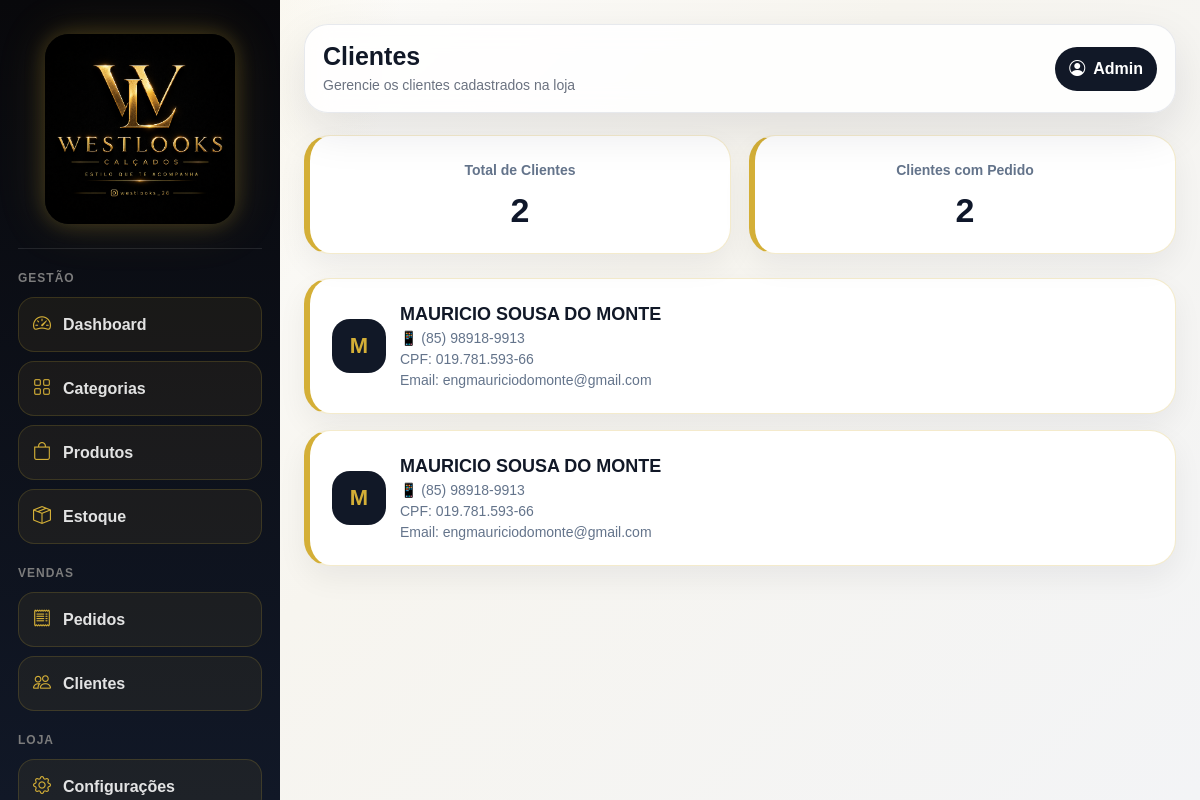
The app's page /admin/clientes/ (signed in) with its own data.
### app/models/cliente.py (models this page shows)
class Cliente(db.Model):
    __tablename__ = "clientes"
    id = db.Column(db.Integer, primary_key=True)
    nome = db.Column(db.String(150), nullable=False)
    email = db.Column(db.String(150), nullable=True)
    telefone = db.Column(db.String(30), nullable=True)
    cpf = db.Column(db.String(20), nullable=True)
    data_cadastro = db.Column(db.DateTime, default=datetime.utcnow)

### app/routes/clientes.py (the view)
@clientes_bp.route("/")
@login_required
def listar():
    clientes = Cliente.query.order_by(
        Cliente.id.desc()
    ).all()
    total_clientes = Cliente.query.count()
    total_com_pedido = (
        Pedido.query.with_entities(Pedido.cliente_id)
        .distinct()
        .count()
    )
    return render_template(
        "admin/clientes/listar.html",
        clientes=clientes,
        total_clientes=total_clientes,
        total_com_pedido=total_com_pedido
    )

### app/models/usuario.py (called while the page is built)
@login_manager.user_loader
def load_user(user_id):
    return Usuario.query.get(int(user_id))

### app/templates/admin/clientes/listar.html (shortened to what this page needs)
{% extends "base.html" %}
{% block page_title %}Clientes{% endblock %}
{% block page_subtitle %}Gerencie os clientes cadastrados na loja{% endblock %}
{% block content %}
<div class="clientes-grid">
    <div class="resumo-card">
        <small>Total de Clientes</small>
        <h2>{{ total_clientes }}</h2>
    </div>
    <div class="resumo-card">
        <small>Clientes com Pedido</small>
        <h2>{{ total_com_pedido }}</h2>
    </div>
</div>
{% for cliente in clientes %}
<div class="cliente-card">
    <div class="cliente-info">
        <div class="cliente-avatar">
            {{ cliente.nome[0]|upper if cliente.nome else "C" }}
        </div>
        <div>
            <div class="cliente-nome">
                {{ cliente.nome }}
            </div>
            <div class="cliente-dados">
                📱 {{ cliente.telefone or "Telefone não informado" }}
            </div>
            <div class="cliente-dados">
                CPF: {{ cliente.cpf or "Não informado" }}
            </div>
            <div class="cliente-dados">
                Email: {{ cliente.email or "Não informado" }}
            </div>
        </div>
    </div>
</div>
{% else %}
<div class="cliente-card text-center">
    Nenhum cliente cadastrado ainda.
</div>
{% endfor %}
{% endblock %}

### app/templates/base.html (style rules this page uses)
body { font-family:'Poppins',sans-serif; }
:root { --wl-black: #0b0b0f; --wl-dark: #111827; --wl-gold: #d4af37; --wl-gold-soft: #f5e7b2; --wl-bg: #f6f6f4; --wl-white: #ffffff; --wl-text: #111827; --wl-muted: #6b7280; --wl-border: #e5e7eb; --wl-shadow: 0 18px 45px rgba(15, 23, 42, .10); }
* { box-sizing: border-box; }
body { margin: 0; background: radial-gradient(circle at top left, rgba(212,175,55,.16), transparent 28%), linear-gradient(135deg, #ffffff 0%, #f7f5ef 45%, #f3f4f6 100%); color: var(--wl-text); font-family: Arial, Helvetica, sans-serif; min-height: 100vh; }

### app/templates/admin/clientes/listar.html (style rules this page uses)
.clientes-grid { display:grid; grid-template-columns:repeat(2,1fr); gap:18px; margin-bottom:24px; }
.resumo-card, .cliente-card { background:#fff; border:1px solid rgba(212,175,55,.25); border-left:6px solid #d4af37; border-radius:26px; padding:22px; box-shadow:0 12px 30px rgba(15,23,42,.06); }
.resumo-card { text-align:center; }
.resumo-card small { color:#64748b; font-weight:700; }
.resumo-card h2 { margin:8px 0 0; font-size:34px; font-weight:700; color:#0f172a; }
.cliente-card { margin-bottom:16px; display:flex; justify-content:space-between; align-items:center; gap:16px; flex-wrap:wrap; }
.cliente-avatar { width:54px; height:54px; border-radius:18px; background:#111827; color:#d4af37; display:grid; place-items:center; font-weight:900; font-size:22px; }
.cliente-info { display:flex; align-items:center; gap:14px; }
.cliente-nome { font-weight:900; font-size:18px; color:#111827; }
.cliente-dados { color:#64748b; font-size:14px; }

### records on screen
Cliente: nome "M", nome "MAURICIO SOUSA DO MONTE", telefone "(85) 98918-9913", cpf "019.781.593-66", email "engmauriciodomonte@gmail.com"
Cliente: nome "M", nome "MAURICIO SOUSA DO MONTE", telefone "(85) 98918-9913", cpf "019.781.593-66", email "engmauriciodomonte@gmail.com"

### other values on screen
{{ total_clientes }} "2"
{{ total_com_pedido }} "2"
